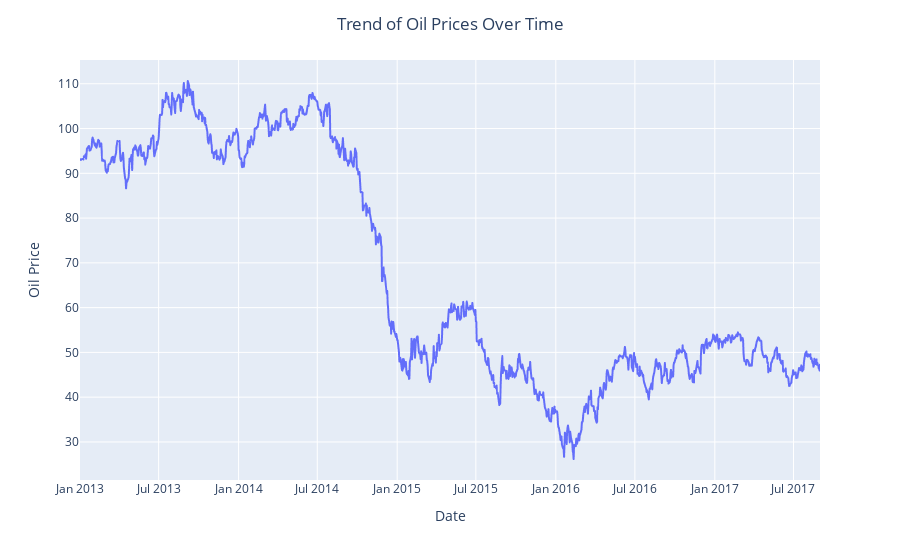

The code cell stored with this chart in its notebook:
### Markdown cell above
#### Trend of crude oil prices

### Code cell
# Visualizing the 'dcoilwtico' column to confirm if the trend is consistent.
fig = px.line(oil_df, x='date', y='dcoilwtico')
fig.update_layout(title='Trend of Oil Prices Over Time', title_x=0.5, xaxis_title='Date', yaxis_title='Oil Price')
fig.show()

### Figure 1 — Plotly figure (JSON) as saved in the notebook; plotly's stock layout.template omitted (floating-point values rounded to 4 significant figures; data arrays with more than 128 entries replaced by an {"elided": "..."} marker saying what was removed)
{"data": [{"hovertemplate": "date=%{x}<br>dcoilwtico=%{y}<extra></extra>", "legendgroup": "", "line": {"color": "#636efa", "dash": "solid"}, "marker": {"symbol": "circle"}, "mode": "lines", "name": "", "showlegend": false, "type": "scattergl", "x": {"elided": "1218 str values"}, "xaxis": "x", "y": {"elided": "1218 float values"}, "yaxis": "y"}], "layout": {"legend": {"tracegroupgap": 0}, "margin": {"t": 60}, "title": {"text": "Trend of Oil Prices Over Time", "x": 0.5}, "xaxis": {"anchor": "y", "domain": [0, 1], "title": {"text": "Date"}}, "yaxis": {"anchor": "x", "domain": [0, 1], "title": {"text": "Oil Price"}}}}
